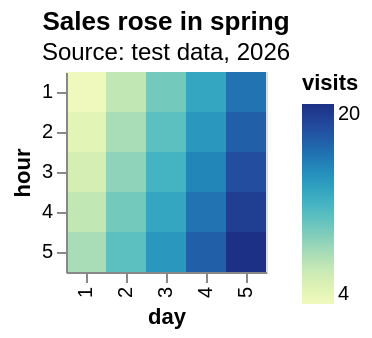

Describe this chart as a Vega-Lite specification.
### Vega-Lite specification from a JSON file in a GitHub repository (floating-point values rounded to 4 significant figures)
{"mark": "rect", "title": {"text": "Sales rose in spring", "subtitle": "Source: test data, 2026"}, "data": {"values": [{"day": 1, "hour": 1, "visits": 4}, {"day": 1, "hour": 2, "visits": 5}, {"day": 1, "hour": 3, "visits": 6}, {"day": 1, "hour": 4, "visits": 7}, {"day": 1, "hour": 5, "visits": 8}, {"day": 2, "hour": 1, "visits": 7}, {"day": 2, "hour": 2, "visits": 8}, {"day": 2, "hour": 3, "visits": 9}, {"day": 2, "hour": 4, "visits": 10}, {"day": 2, "hour": 5, "visits": 11}, {"day": 3, "hour": 1, "visits": 10}, {"day": 3, "hour": 2, "visits": 11}, {"day": 3, "hour": 3, "visits": 12}, {"day": 3, "hour": 4, "visits": 13}, {"day": 3, "hour": 5, "visits": 14}, {"day": 4, "hour": 1, "visits": 13}, {"day": 4, "hour": 2, "visits": 14}, {"day": 4, "hour": 3, "visits": 15}, {"day": 4, "hour": 4, "visits": 16}, {"day": 4, "hour": 5, "visits": 17}, {"day": 5, "hour": 1, "visits": 16}, {"day": 5, "hour": 2, "visits": 17}, {"day": 5, "hour": 3, "visits": 18}, {"day": 5, "hour": 4, "visits": 19}, {"day": 5, "hour": 5, "visits": 20}]}, "encoding": {"x": {"field": "day", "type": "ordinal"}, "y": {"field": "hour", "type": "ordinal"}, "color": {"field": "visits", "type": "quantitative"}}}
